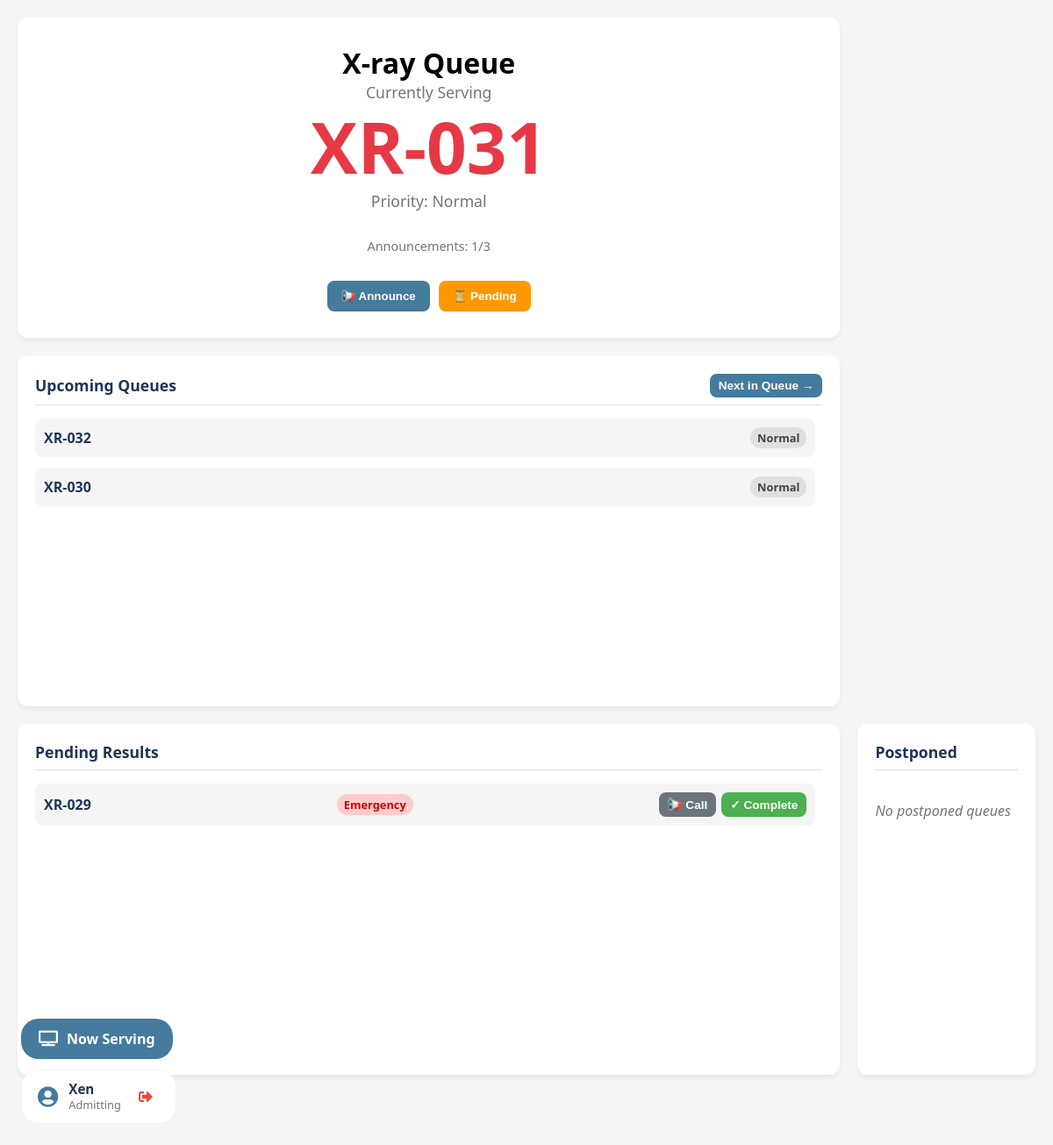
/queue_xray.php (signed in), run on an earlier commit of the app's database.
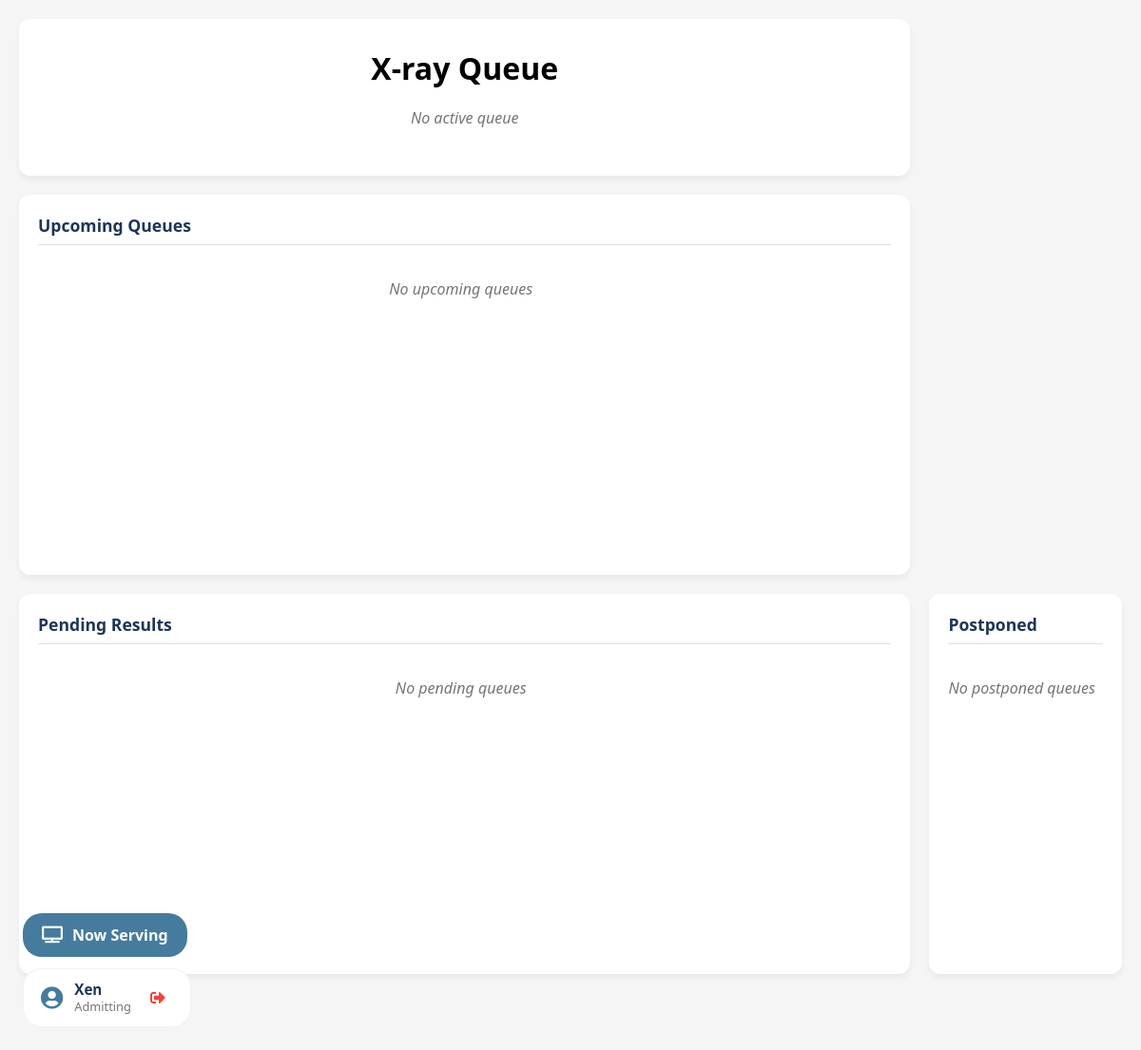
And on a later commit of the database.
### tables this page shows
CREATE TABLE `queues` (
  `qid` int(11) NOT NULL,
  `queue_num` varchar(20) NOT NULL,
  `status` enum('waiting','in-progress','completed','postponed','pending') DEFAULT 'waiting',
  `service_name` varchar(100) NOT NULL,
  `priority` enum('Normal','Emergency','PWD','Senior Citizen','Pregnant','Red Flag') DEFAULT 'Normal',
  `department_id` int(11) NOT NULL,
  `announcement_count` int(11) NOT NULL,
  `was_postponed` tinyint(4) NOT NULL DEFAULT 0,
  `created_at` datetime DEFAULT current_timestamp(),
  `updated_at` datetime DEFAULT current_timestamp() ON UPDATE current_timestamp(),
  `created_by` int(11) NOT NULL
);

### queue_xray.php (the view, shortened to what the changed rows need)
<?php
require('lib/conn.php');
$departmentId = isset($_GET['department_id']) ? intval($_GET['department_id']) : 5;
$deptName = "Unknown Department";
$deptStmt = $conn->prepare("SELECT name FROM departments WHERE dept_id = :dept_id");
$deptStmt->execute(['dept_id' => $departmentId]);
if ($row = $deptStmt->fetch()) {
    $deptName = $row['name'];
}
$currentStmt = $conn->prepare("
    SELECT * FROM queues
    WHERE status = 'in-progress' AND department_id = :dept_id
    ORDER BY
            CASE
                WHEN priority = 'Red Flag' THEN 0
                 WHEN priority = 'Emergency' THEN 1
                WHEN priority IN ('PWD', 'Senior Citizen', 'Pregnant') THEN 2
                ELSE 3
            END,
        CAST(SUBSTRING(queue_num, 3) AS UNSIGNED) ASC
    LIMIT 1
");
$currentStmt->execute(['dept_id' => $departmentId]);
$currentQueue = $currentStmt->fetch();
$upcomingStmt = $conn->prepare("
    SELECT * FROM queues
    WHERE status = 'waiting' AND department_id = :dept_id
     ORDER BY
            CASE
                WHEN priority = 'Red Flag' THEN 0
                 WHEN priority = 'Emergency' THEN 1
                WHEN priority IN ('PWD', 'Senior Citizen', 'Pregnant') THEN 2
                ELSE 3
            END,
        created_at ASC
");
$upcomingStmt->execute(['dept_id' => $departmentId]);
$allUpcomingQueues = $upcomingStmt->fetchAll();
$pendingStmt = $conn->prepare("
    SELECT * FROM queues
    WHERE status = 'pending' AND department_id = :dept_id
    ORDER BY updated_at DESC
    LIMIT 5
");
$pendingStmt->execute(['dept_id' => $departmentId]);
$pendingQueues = $pendingStmt->fetchAll();
$hasUpcomingQueues = count($allUpcomingQueues) > 0;
?>
<!DOCTYPE html>
<html lang="en">
<head>
  <link rel="stylesheet" href="https://cdnjs.cloudflare.com/ajax/libs/font-awesome/5.15.4/css/all.min.css">
</head>
<body>
  <div class="side-panel">
    <div class="card">
      <div class="card-body">
        <?php foreach ($pendingQueues as $q): ?>
          <div class="queue-item">
            <span class="queue-item-number"><?= $q['queue_num'] ?></span>
            <span class="priority-flag <?= getPriorityClass($q['priority']) ?>">
              <?= ucfirst($q['priority']) ?>
            </span>
            <div class="queue-item-actions">
              <button class="btn btn-secondary btn-sm" onclick="callPendingQueue('<?= $q['queue_num'] ?>')" title="Call patient back">
                📢 Call
              </button>
              <form method="post" style="display:inline;">
                <button type="submit" name="complete_pending" class="btn btn-success btn-sm" title="Mark as completed">
                  ✓ Complete
                </button>
              </form>
            </div>
          </div>
        <?php endforeach; ?>
        <?php if (empty($pendingQueues)): ?>
          <div class="empty-state">No pending queues</div>
        <?php endif; ?>
      </div>
    </div>
  </div>
  <div class="main-content">
    <div class="card current-queue">
      <h1><?= htmlspecialchars($deptName) ?> Queue</h1>
      <?php if ($currentQueue): ?>
        <div class="queue-details">
          <div>Currently Serving</div>
          <div class="queue-number"><?= $currentQueue['queue_num'] ?></div>
          <div>Priority: <?= ucfirst($currentQueue['priority']) ?></div>
        </div>
        <div class="announcement-count">
          Announcements: <?= $currentQueue['announcement_count'] ?? 0 ?>/3
        </div>
        <div class="queue-actions">
          <?php if (($currentQueue['announcement_count'] ?? 0) < 3): ?>
            <button class="announce-btn btn btn-primary" onclick="announceCurrentQueue()">
              📢 Announce
            </button>
          <?php else: ?>
            <button class="announce-btn btn btn-primary" disabled style="opacity: 0.6; cursor: not-allowed;">
              📢 Announce (Max 3)
            </button>
          <?php endif; ?>
          <form method="post" style="display:inline;">
            <button type="submit" name="pending_queue" class="btn btn-warning">
              ⏳ Pending
            </button>
          </form>
        </div>
      <?php else: ?>
        <div class="empty-state">No active queue</div>
      <?php endif; ?>
    </div>
    <div class="card">
      <div class="card-header">
        <?php if ($hasUpcomingQueues): ?>
          <form method="post" style="display:inline;">
            <button type="submit" name="next_in_queue" class="btn btn-primary btn-sm">
              Next in Queue →
            </button>
          </form>
        <?php endif; ?>
      </div>
      <div class="card-body">
        <?php if (count($allUpcomingQueues) > 0): ?>
          <?php foreach (array_slice($allUpcomingQueues, 0, 10) as $q): ?>
            <div class="queue-item">
              <span class="queue-item-number"><?= $q['queue_num'] ?></span>
              <span class="priority-flag <?= getPriorityClass($q['priority']) ?>">
                <?= ucfirst($q['priority']) ?>
              </span>
            </div>
          <?php endforeach; ?>
        <?php else: ?>
          <div class="empty-state">No upcoming queues</div>
        <?php endif; ?>
      </div>
    </div>
  </div>
</body>
</html>
<?php
function getPriorityClass($priority) {
    $priority = strtolower($priority);
    if (strpos($priority, 'emergency') !== false || strpos($priority, 'red flag') !== false) {
        return 'priority-emergency';
    } elseif (strpos($priority, 'pwd') !== false || strpos($priority, 'senior') !== false || strpos($priority, 'pregnant') !== false) {
        return 'priority-pwd';
    } else {
        return 'priority-normal';
    }
}
?>

What changed in the data, as far as the page shows it:
removed queues: queue_num "XR-029", priority "Emergency"
removed queues: queue_num "XR-031", priority "Normal", announcement_count "1"
removed queues: queue_num "XR-032", priority "Normal", shown under "X-ray Queue"
removed queues: queue_num "XR-030", priority "Normal", shown under "X-ray Queue"
Also different on the page:
text no longer shown: "Currently Serving Priority: Announcements: /3 📢 Announce ⏳ Pending Next in Queue →"
text now shown: "No pending queues No active queue No upcoming queues"
